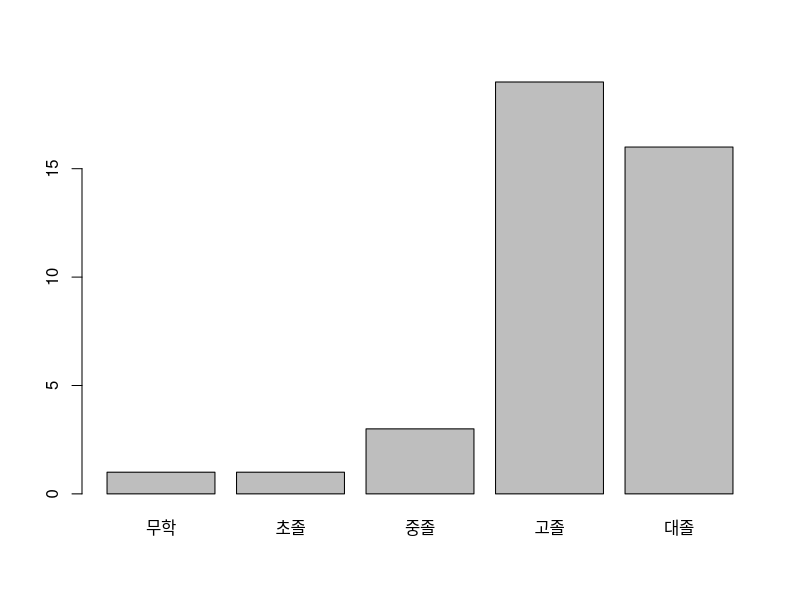
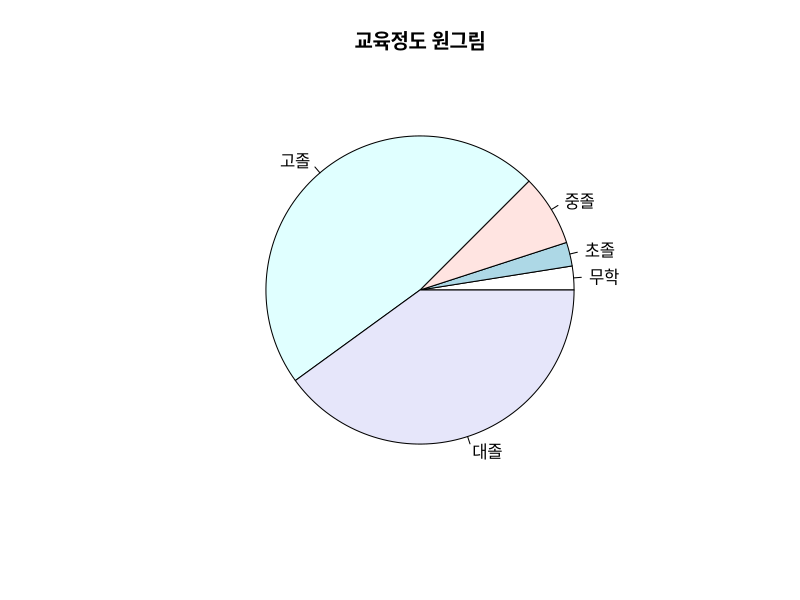
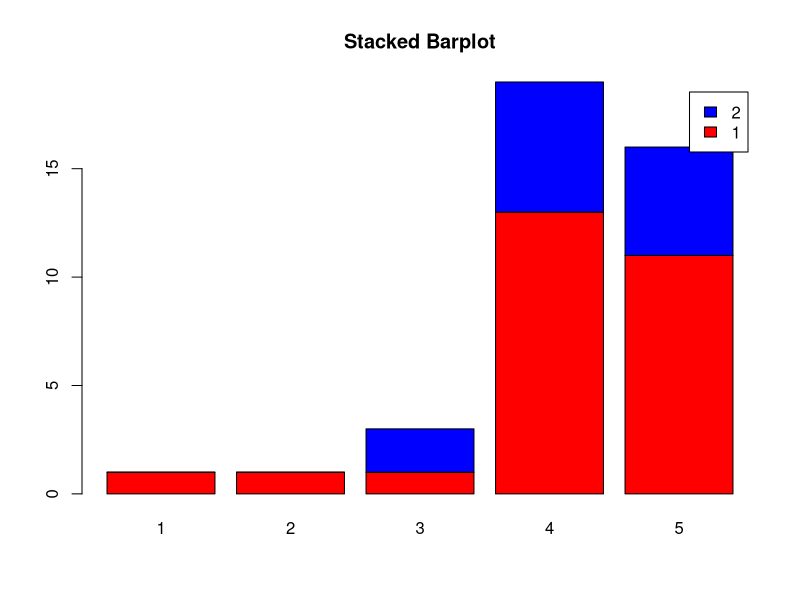
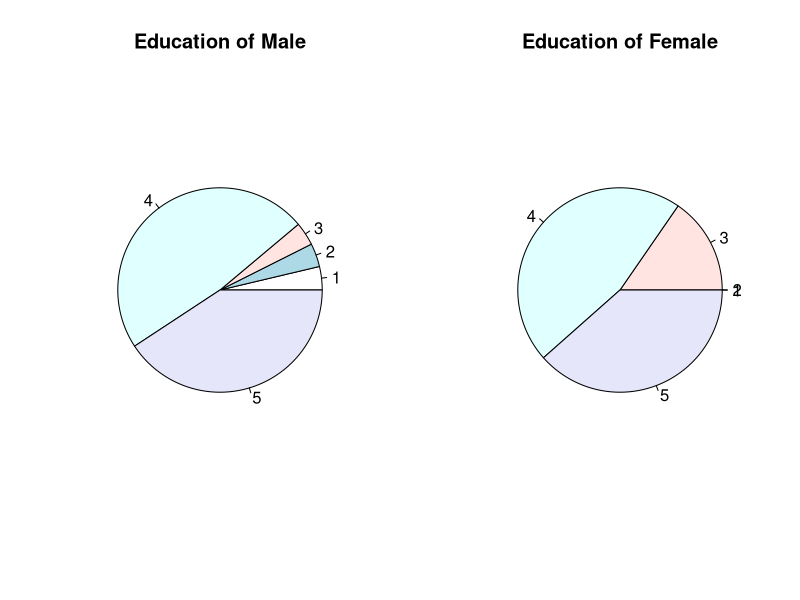
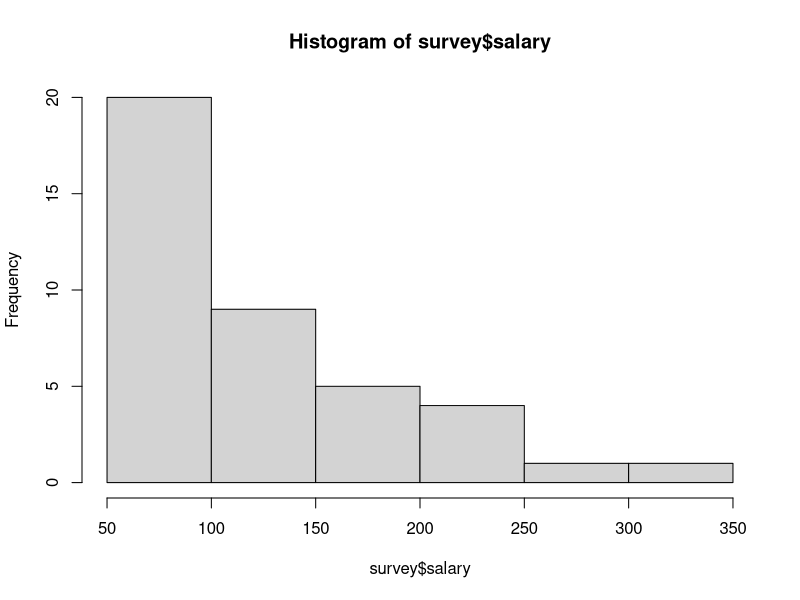
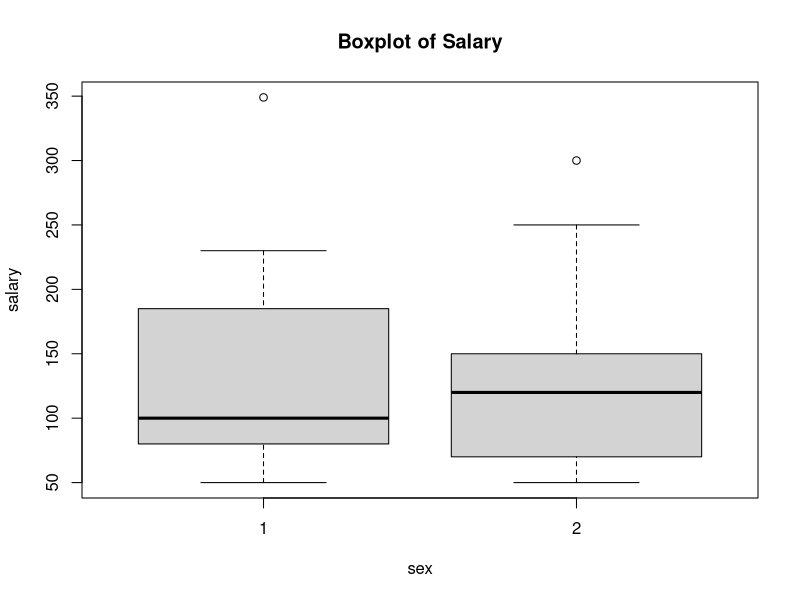
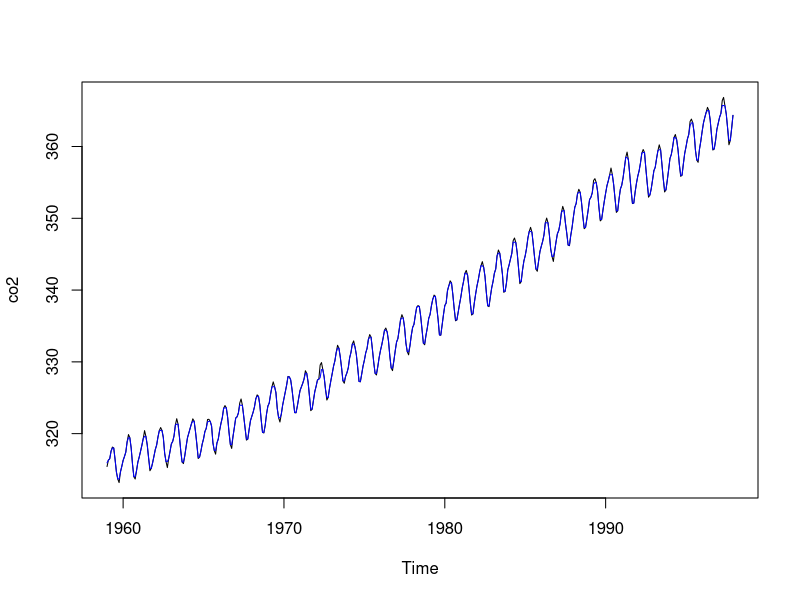
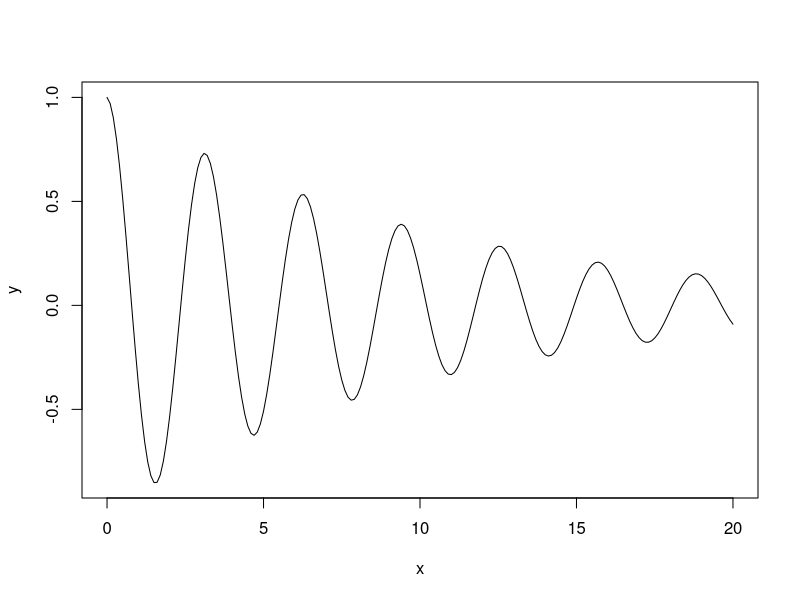

Reproduce these figures in R, in order.
## ---- chunk 1
survey = read.csv('./data/survey.csv')
edu_tb = table(survey$edu)
edu_tb
rownames(edu_tb) = c("무학","초졸", "중졸","고졸","대졸")
barplot(edu_tb)

# dev.new()
pie(edu_tb, main="교육정도 원그림")
# dev.off()


# 겹친막대그림
sex_edu = list(survey$sex, survey$edu)
sex_edu_tb = table(sex_edu)
sex_edu_tb
barplot(sex_edu_tb, legend.text=rownames(sex_edu_tb), col=c("red","blue"))
title("Stacked Barplot")

# 한 화면에 여러개의 그래프 그리기

# 남녀별로 교육정도의 원그림 그리기
par(mfrow=c(1,2))
pie(sex_edu_tb[1,])
title("Education of Male")

pie(sex_edu_tb[2,]) 
title("Education of Female")

par(mfrow=c(1,1))
# R 히스토그램
hist(survey$salary)
# R 줄기-잎 그림
stem(survey$salary)
stem(survey$salary, scale=2)

# 상자그림
boxplot(salary ~ sex, data=survey)
title("Boxplot of Salary")

## ---- chunk 2
# plot using lines
plot(co2)
lines(smooth(co2),col='BLUE')
# plot of mathematical functions
x <- seq(0, 20, 0.1) 
y <- exp(-x/10)*cos(2*x) 
plot(x,y,type="l") 
